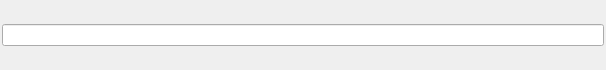
<?xml version="1.0" encoding="UTF-8"?>
<ui version="4.0">
 <class>DockWidget</class>
 <widget class="QDockWidget" name="DockWidget">
  <property name="geometry">
   <rect>
    <x>0</x>
    <y>0</y>
    <width>606</width>
    <height>70</height>
   </rect>
  </property>
  <property name="windowTitle">
   <string>Closest Feature</string>
  </property>
  <widget class="QWidget" name="dockWidgetContents">
   <layout class="QHBoxLayout" name="horizontalLayout">
    <property name="spacing">
     <number>2</number>
    </property>
    <property name="sizeConstraint">
     <enum>QLayout::SetMinimumSize</enum>
    </property>
    <property name="margin">
     <number>2</number>
    </property>
    <item>
     <widget class="QLineEdit" name="addressLineEdit"/>
    </item>
   </layout>
  </widget>
 </widget>
 <resources/>
 <connections/>
</ui>
